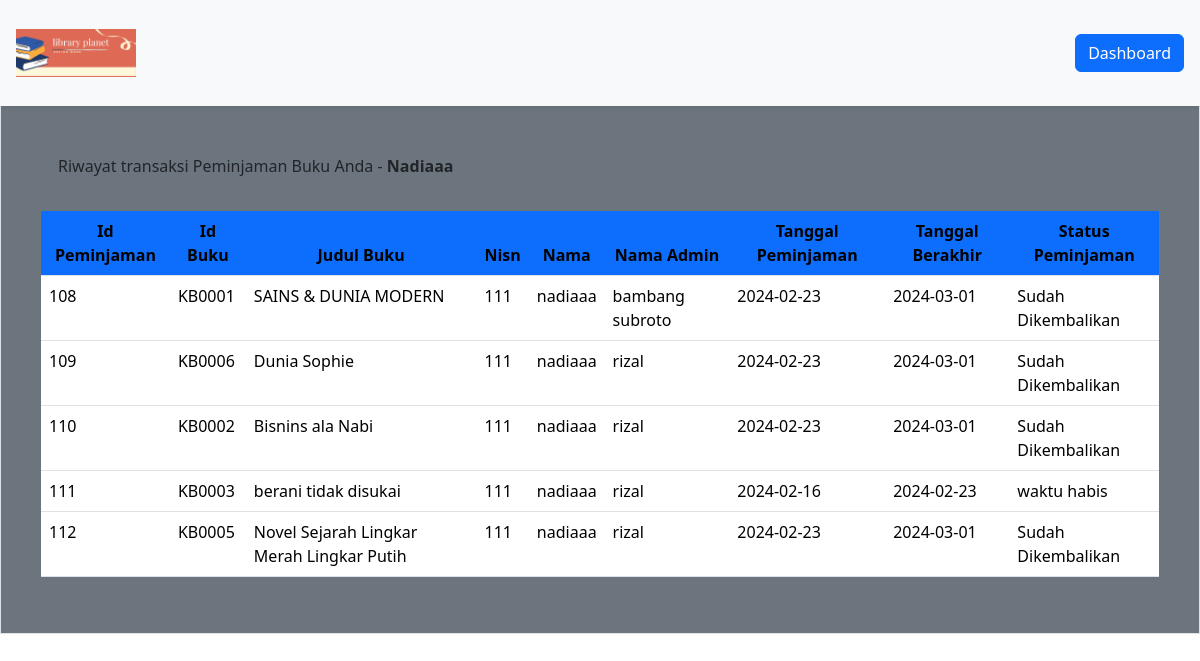
Page /DashboardMember/formPeminjaman/TransaksiPengembalian.php (signed in) on the committed database.
### tables this page shows
CREATE TABLE `peminjaman` (
  `id_peminjaman` int(11) NOT NULL,
  `id_buku` varchar(20) NOT NULL,
  `nisn` int(11) NOT NULL,
  `id_admin` int(11) NOT NULL,
  `tgl_peminjaman` date NOT NULL,
  `tgl_pengembalian` date NOT NULL,
  `status` varchar(40) NOT NULL
);

CREATE TABLE `buku` (
  `cover` varchar(255) NOT NULL,
  `id_buku` varchar(20) NOT NULL,
  `kategori` varchar(255) NOT NULL,
  `judul` varchar(255) NOT NULL,
  `pengarang` varchar(255) NOT NULL,
  `penerbit` varchar(255) NOT NULL,
  `tahun_terbit` date NOT NULL,
  `jumlah_halaman` int(11) NOT NULL,
  `buku_deskripsi` text NOT NULL,
  `isi_buku` varchar(250) NOT NULL
);

CREATE TABLE `member` (
  `nisn` int(11) NOT NULL,
  `kode_member` varchar(12) NOT NULL,
  `nama` varchar(255) NOT NULL,
  `password` varchar(255) NOT NULL,
  `jenis_kelamin` varchar(20) NOT NULL,
  `kelas` varchar(5) NOT NULL,
  `jurusan` varchar(50) NOT NULL,
  `no_tlp` varchar(15) NOT NULL,
  `tgl_pendaftaran` date NOT NULL
);

### config/config.php (called while the page is built, shortened)
<?php
$host = "127.0.0.1";
$username = "root";
$password = "";
$database_name = "perpustakaan";
$connection = mysqli_connect($host, $username, $password, $database_name);
function queryReadData($dataKategori) {
  global $connection;
  $result = mysqli_query($connection, $dataKategori);
  $items = [];
  while($item = mysqli_fetch_assoc($result)) {
    $items[] = $item;
  }
  return $items;
}
?>

### DashboardMember/formPeminjaman/TransaksiPengembalian.php (the view, shortened to what this page needs)
<?php
require "../../config/config.php";
$akunMember = $_SESSION["member"]["nisn"];
$dataPinjam = queryReadData("SELECT peminjaman.id_peminjaman, peminjaman.id_buku, buku.judul, peminjaman.nisn, member.nama, admin.nama_admin, peminjaman.tgl_peminjaman, peminjaman.tgl_pengembalian, peminjaman.status, buku.isi_buku
                              FROM peminjaman
                              INNER JOIN buku ON peminjaman.id_buku = buku.id_buku
                              INNER JOIN member ON peminjaman.nisn = member.nisn
                              INNER JOIN admin ON peminjaman.id_admin = admin.id
                              WHERE peminjaman.nisn = '$akunMember' AND (peminjaman.status = 'Waktu habis' OR peminjaman.status = 'Sudah kembali') ");
?>
<!DOCTYPE html>
<html lang="en">
  <head>
    <link href="https://cdn.jsdelivr.net/npm/bootstrap@5.3.2/dist/css/bootstrap.min.css" rel="stylesheet">
  </head>
  <body>
  <div class="p-3 mb-2 border bg-secondary">
     <nav class="navbar fixed-top bg-body-tertiary shadow-sm">
      <div class="container-fluid p-3">
        <a class="navbar-brand" href="#">
          <img src="../../assets/library Book Sale.png" alt="logo" width="120px">
        </a>
        <a class="btn btn-primary" href="../dashboardMember.php">Dashboard</a>
      </div>
    </nav>
  <div class="p-4 mt-5">
    <div class="mt-5 alert alert-bgwarning" role="alert">Riwayat transaksi Peminjaman Buku Anda - <span class="fw-bold text-capitalize"><?php echo htmlentities($_SESSION["member"]["nama"]); ?></span></div>
  <div class="table-responsive mt-3">
  <table class="table ">
        <thead class="text-center text-light">
          <tr>
        <th class="bg-primary">Id Peminjaman</th>
        <th class="bg-primary">Id Buku</th>
        <th class="bg-primary">Judul Buku</th>
        <th class="bg-primary">Nisn</th>
        <th class="bg-primary">Nama</th>
        <th class="bg-primary">Nama Admin</th>
        <th class="bg-primary">Tanggal Peminjaman</th>
        <th class="bg-primary">Tanggal Berakhir</th>
        <th class="bg-primary">Status Peminjaman</th>
      </tr>
      </thead>
      <tr>
      <?php foreach ($dataPinjam as $item) : ?>
              <tr>
                <td><?= $item["id_peminjaman"]; ?></td>
                <td><?= $item["id_buku"]; ?></td>
                <td><?= $item["judul"]; ?></td>
                <td><?= $item["nisn"]; ?></td>
                <td><?= $item["nama"]; ?></td>
                <td><?= $item["nama_admin"]; ?></td>
                <td><?= $item["tgl_peminjaman"]; ?></td>
                <td><?= $item["tgl_pengembalian"]; ?></td>
                <td>
                  <?php if ($item["status"] == 'Waktu habis') : ?>
                    waktu habis<?php endif; ?>
                    <?php if ($item["status"] == 'Sudah kembali') : ?>
                    Sudah Dikembalikan<?php endif; ?>
                </td>
              </tr>
            <?php endforeach; ?>
    </table>
    </div>
  </div>
  </body>
</html>

### rows in the picture
peminjaman: id_peminjaman "108", id_buku "KB0001", id_buku.judul "SAINS & DUNIA MODERN", nisn "111", nisn.nama "nadiaaa", id_admin.nama_admin "bambang subroto", tgl_peminjaman "2024-02-23", tgl_pengembalian "2024-03-01", status "Sudah Dikembalikan"
peminjaman: id_peminjaman "109", id_buku "KB0006", id_buku.judul "Dunia Sophie", nisn "111", nisn.nama "nadiaaa", id_admin.nama_admin "rizal", tgl_peminjaman "2024-02-23", tgl_pengembalian "2024-03-01", status "Sudah Dikembalikan"
peminjaman: id_peminjaman "110", id_buku "KB0002", id_buku.judul "Bisnins ala Nabi", nisn "111", nisn.nama "nadiaaa", id_admin.nama_admin "rizal", tgl_peminjaman "2024-02-23", tgl_pengembalian "2024-03-01", status "Sudah Dikembalikan"
peminjaman: id_peminjaman "111", id_buku "KB0003", id_buku.judul "berani tidak disukai", nisn "111", nisn.nama "nadiaaa", id_admin.nama_admin "rizal", tgl_peminjaman "2024-02-16", tgl_pengembalian "2024-02-23", status "waktu habis"
peminjaman: id_peminjaman "112", id_buku "KB0005", id_buku.judul "Novel Sejarah Lingkar Merah Lingkar Putih", nisn "111", nisn.nama "nadiaaa", id_admin.nama_admin "rizal", tgl_peminjaman "2024-02-23", tgl_pengembalian "2024-03-01", status "Sudah Dikembalikan"

### other values in the picture
$_SESSION["member"]["nama"] "Nadiaaa"
